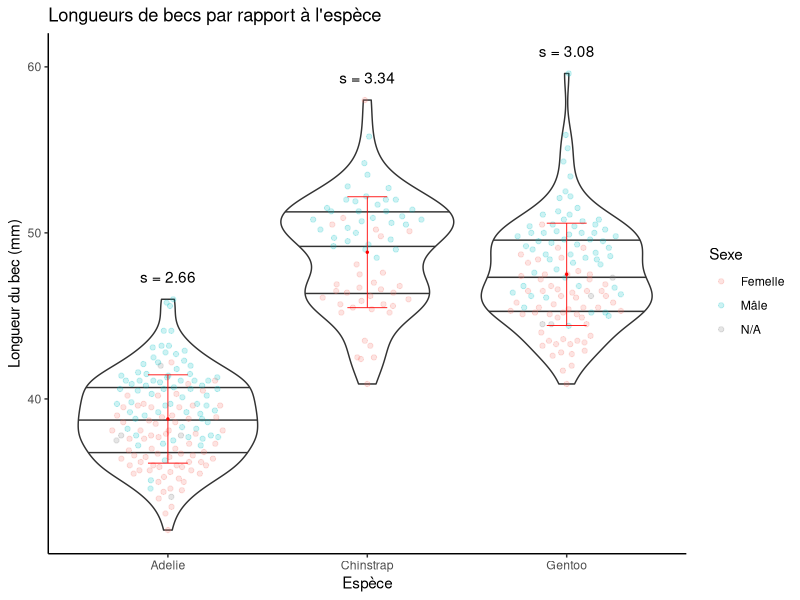
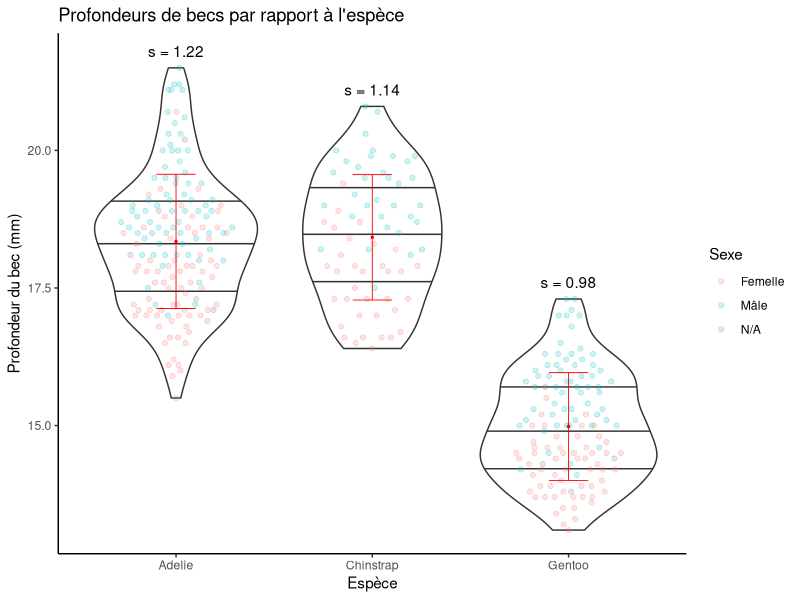
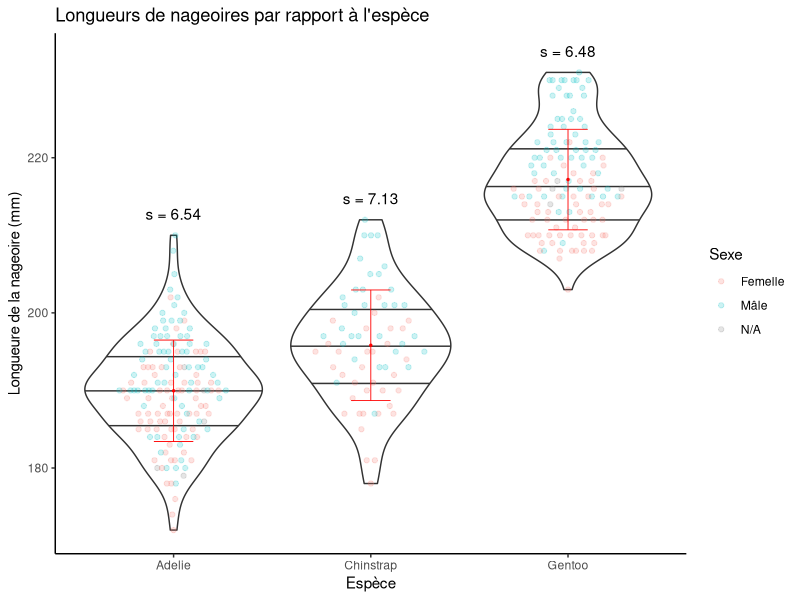
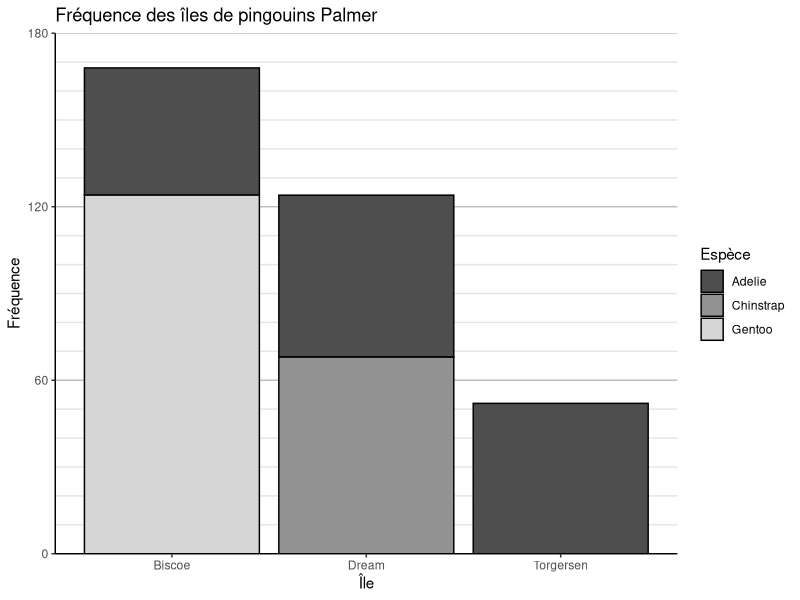
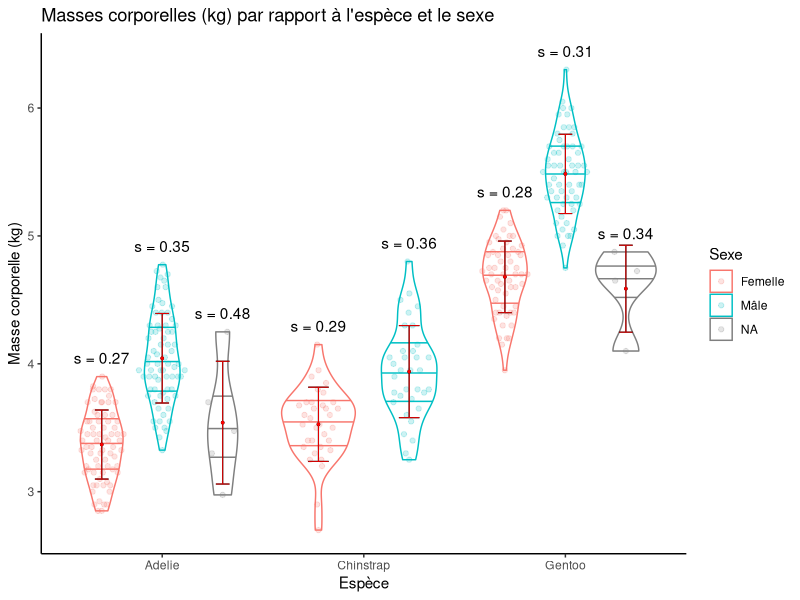
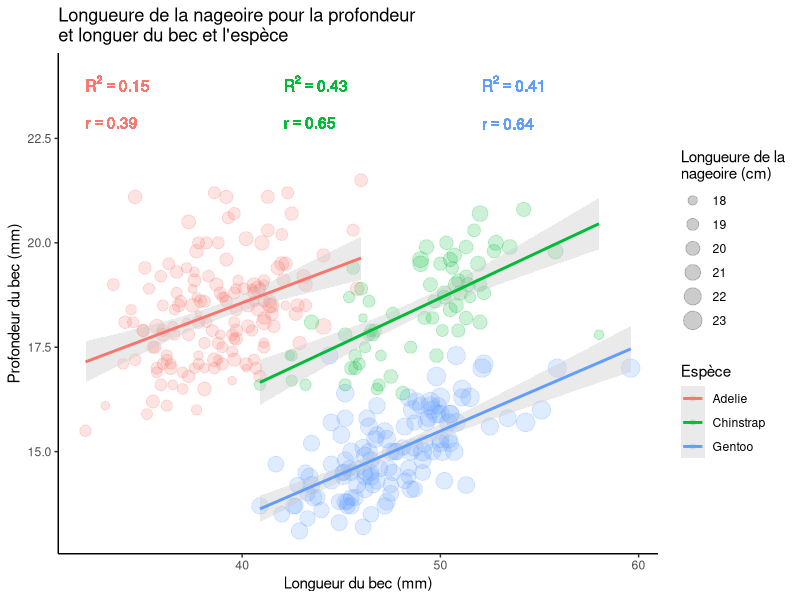

Write the R code that produced these figures, in order.
## ---- chunk 1
# Préparatipn de librairies et installations variés

# install.packages("palmerpenguins")
# install.packages("tidyverse")
# install.packages("languageserver")
# install.packages("ggbeeswarm")
# install.packages("viridis")

library(palmerpenguins)
library("tidyverse")
library(ggbeeswarm) # Génère des graphique d'essaim d'abeille
library(viridis) # Couleurs pouvant être mieux perçus

# citation()
# citation("palmerpenguins")
# citation("tidyverse")
# citation("ggbeeswarm")
## ---- chunk 2
# Préparation aesthétique

theme_set(theme_classic())

set.seed(3142)

## ---- chunk 3

dfTab <- penguins %>% filter(!is.na(bill_length_mm)) %>% group_by(species) %>%
  summarize(
    y = max(bill_length_mm) + 1,
    mean = mean(bill_length_mm),
    sd = round(sd(bill_length_mm), digits = 2)
  )

ggplot(penguins) +
  # Diagrammes
  geom_violin(aes(species, bill_length_mm), staplewidth = 0.5, draw_quantiles = c(0.25, 0.5, 0.75)) +
  geom_quasirandom(aes(species, bill_length_mm, colour = sex), width = 0.3, alpha = 0.2) +

  # Écart type / barres d'érreure
  geom_errorbar(data=dfTab, aes(x=species, y=mean, ymin=mean-sd, ymax=mean+sd), width=.2, linewidth=.3, colour="red") +
  geom_point(data=dfTab, aes(x=species, y=mean), size=0.5, colour="red") +
  # Anotation de l'écart type
  geom_text(data=dfTab,aes(x=species,y=y,parse=FALSE,label=sprintf("s = %.2f", dfTab$sd)),vjust=0) +

  # Anotations
  scale_colour_discrete(labels = c("Femelle", "Mâle", "N/A")) +
  labs(
    title = "Longueurs de becs par rapport à l'espèce",
    x = "Espèce",
    y = "Longueur du bec (mm)",
    colour = "Sexe"
  )
## ---- chunk 4

dfTab <- penguins %>% filter(!is.na(bill_depth_mm)) %>% group_by(species) %>%
  summarize(
    y = max(bill_depth_mm) + 0.2,
    mean = mean(bill_depth_mm),
    sd = round(sd(bill_depth_mm), digits = 2)
  )

ggplot(penguins) +
  # Diagrammes
  geom_violin(aes(species, bill_depth_mm), staplewidth = 0.5, draw_quantiles = c(0.25, 0.5, 0.75)) +
  geom_quasirandom(aes(species, bill_depth_mm, colour = sex), width = 0.3, alpha = 0.2) +
  
  # Écart type / barres d'érreure
  geom_errorbar(data=dfTab, aes(x=species, y=mean, ymin=mean-sd, ymax=mean+sd), width=.2, linewidth=.3, colour="red") +
  geom_point(data=dfTab, aes(x=species, y=mean), size=0.5, colour="red") +
  # Anotation de l'écart type
  geom_text(data=dfTab,aes(x=species,y=y,parse=FALSE,label=sprintf("s = %.2f", dfTab$sd)),vjust=0) +

  # Anotations
  scale_colour_discrete(labels = c("Femelle", "Mâle", "N/A")) +
  labs(
    title = "Profondeurs de becs par rapport à l'espèce",
    x = "Espèce",
    y = "Profondeur du bec (mm)",
    colour = "Sexe"
  )
## ---- chunk 5

dfTab <- penguins %>% filter(!is.na(flipper_length_mm)) %>% group_by(species) %>%
  summarize(
    y = max(flipper_length_mm) + 2,
    mean = mean(flipper_length_mm),
    sd = round(sd(flipper_length_mm), digits = 2)
  )

ggplot(penguins) +
  # Diagrammes
  geom_violin(aes(species, flipper_length_mm), staplewidth = 0.5, draw_quantiles = c(0.25, 0.5, 0.75)) +
  geom_quasirandom(aes(species, flipper_length_mm, colour = sex), width = 0.3, alpha = 0.2) +
  
  # Écart type / barres d'érreure
  geom_errorbar(data=dfTab, aes(x=species, y=mean, ymin=mean-sd, ymax=mean+sd), width=.2, linewidth=.3, colour="red") +
  geom_point(data=dfTab, aes(x=species, y=mean), size=0.5, colour="red") +
  # Anotation de l'écart type
  geom_text(data=dfTab,aes(x=species,y=y,parse=FALSE,label=sprintf("s = %.2f", dfTab$sd)),vjust=0) +

  # Anotations
  scale_colour_discrete(labels = c("Femelle", "Mâle", "N/A")) +
  labs(
    title = "Longueurs de nageoires par rapport à l'espèce",
    x = "Espèce",
    y = "Longueure de la nageoire (mm)",
    colour = "Sexe"
  )
## ---- chunk 6

ggplot(penguins, aes(island)) +
  geom_histogram(stat="count", aes(fill = species), color = "black") +
  # Couleurs de remplissage
  scale_fill_manual(values = alpha(c("#4e4e4e", "#929292", "#d6d6d6"), 1)) +
  # Intervales
  scale_y_continuous(
    limits = c(0, 180),
    expand = c(0, 0),
    breaks = seq(from = 0, to = 180, by = 60),
    minor_breaks = seq(from = 0, to = 180, by = 10)
  ) +
  # Thèmes
  theme(
    panel.grid.major.y = element_line(color = "grey"),
    panel.grid.minor.y = element_line(color = "grey90"),
  ) +
  # Renomer tout
  labs(
    title = "Fréquence des îles de pingouins Palmer",
    x = "Île",
    y = "Fréquence",
    fill = "Espèce"
  )
## ---- chunk 7
# Différences entre les fréquences de chaque île, à utiliser en-texte
bis_drea_isle_diff <- sum(penguins$island == "Biscoe") - sum(penguins$island == "Dream")
drea_torg_isle_diff <- sum(penguins$island == "Dream") - sum(penguins$island == "Torgersen")
## ---- chunk 8

dfTab <- penguins %>% mutate(body_mass_g = body_mass_g / 1000) %>% filter(!is.na(body_mass_g) | !is.na(sex)) %>% group_by(species, sex) %>%
  summarize(
    y = max(body_mass_g) + 0.1,
    mean = mean(body_mass_g),
    sd = round(sd(body_mass_g), digits = 2)
  )

dodgewidth <- 0.9

ggplot(penguins %>% mutate(body_mass_g = body_mass_g / 1000) %>% filter(!is.na(body_mass_g) | !is.na(sex))) +
  # Diagrammes
  geom_violin(aes(x=species, y=body_mass_g, color=sex), position=position_dodge(width=dodgewidth), staplewidth = 0.5, draw_quantiles = c(0.25, 0.5, 0.75)) +
  geom_quasirandom(aes(x=species, y=body_mass_g, colour=sex), dodge.width=dodgewidth, width = 0.12, alpha = 0.2) +

  # Écart type / barres d'érreure
  geom_errorbar(data=dfTab, aes(x=species, group=sex, y=mean, ymin=mean-sd, ymax=mean+sd), position=position_dodge(width=dodgewidth), width=.205, linewidth=.4, colour="black") +
  geom_point(data=dfTab, aes(x=species, group=sex, y=mean), position=position_dodge(width=dodgewidth), size=0.6, colour="black") +

  geom_errorbar(data=dfTab, aes(x=species, group=sex, y=mean, ymin=mean-sd, ymax=mean+sd), position=position_dodge(width=dodgewidth), width=.2, linewidth=.3, colour="red") +
  geom_point(data=dfTab, aes(x=species, group=sex, y=mean), position=position_dodge(width=dodgewidth), size=0.5, colour="red") +

  # Anotation de l'écart type
  geom_text(data=dfTab,aes(x=species, group=sex, y=y, parse=FALSE, label=sprintf("s = %.2f", dfTab$sd)), position=position_dodge(width=dodgewidth), vjust=0) +

  # Anotations
  scale_colour_discrete(labels = c("Femelle", "Mâle")) +
  labs(
    title = "Masses corporelles (kg) par rapport à l'espèce et le sexe",
    x = "Espèce",
    y = "Masse corporelle (kg)",
    colour = "Sexe"
  )
## ---- chunk 9

dfTab <- penguins %>% mutate(flipper_length_mm = flipper_length_mm / 10) %>% filter(!is.na(flipper_length_mm) | !is.na(sex)) %>% group_by(species) %>% select(species, bill_length_mm, bill_depth_mm, flipper_length_mm) %>%
  summarize(
    x = min((penguins %>% filter(!is.na(bill_length_mm)))$bill_length_mm) + ifelse(species == "Adelie", 0, ifelse(species == "Chinstrap", 10, 20)),
    y = max(bill_depth_mm) + 0.1,
    r = cor(bill_length_mm, bill_depth_mm),
    r2 = summary(lm(bill_depth_mm ~ bill_length_mm))$r.squared
  )

ggplot(penguins %>% mutate(flipper_length_mm = flipper_length_mm / 10) %>% filter(!is.na(flipper_length_mm) | !is.na(sex)), aes(bill_length_mm, bill_depth_mm)) +
  geom_point(aes(size = flipper_length_mm, colour = species), alpha = 0.2) +

  geom_smooth(method="lm",aes(color=species),se=TRUE, fill="grey80") +

  geom_text(data=dfTab,aes(color=species, label=sprintf("R^2 == %.2f", r2), x=x, y=24),parse=TRUE, hjust=0, vjust=1, show_guide=FALSE) +
  geom_text(data=dfTab,aes(color=species, label=sprintf("r == %.2f", r), x=x, y=23),parse=TRUE, hjust=0, vjust=1, show_guide=FALSE) +

  # Renomer tout
  labs(
    title = "Longueure de la nageoire pour la profondeur\net longuer du bec et l'espèce",
    x = "Longueur du bec (mm)",
    y = "Profondeur du bec (mm)",
    colour = "Espèce",
    size = "Longueure de la\nnageoire (cm)"
  )
